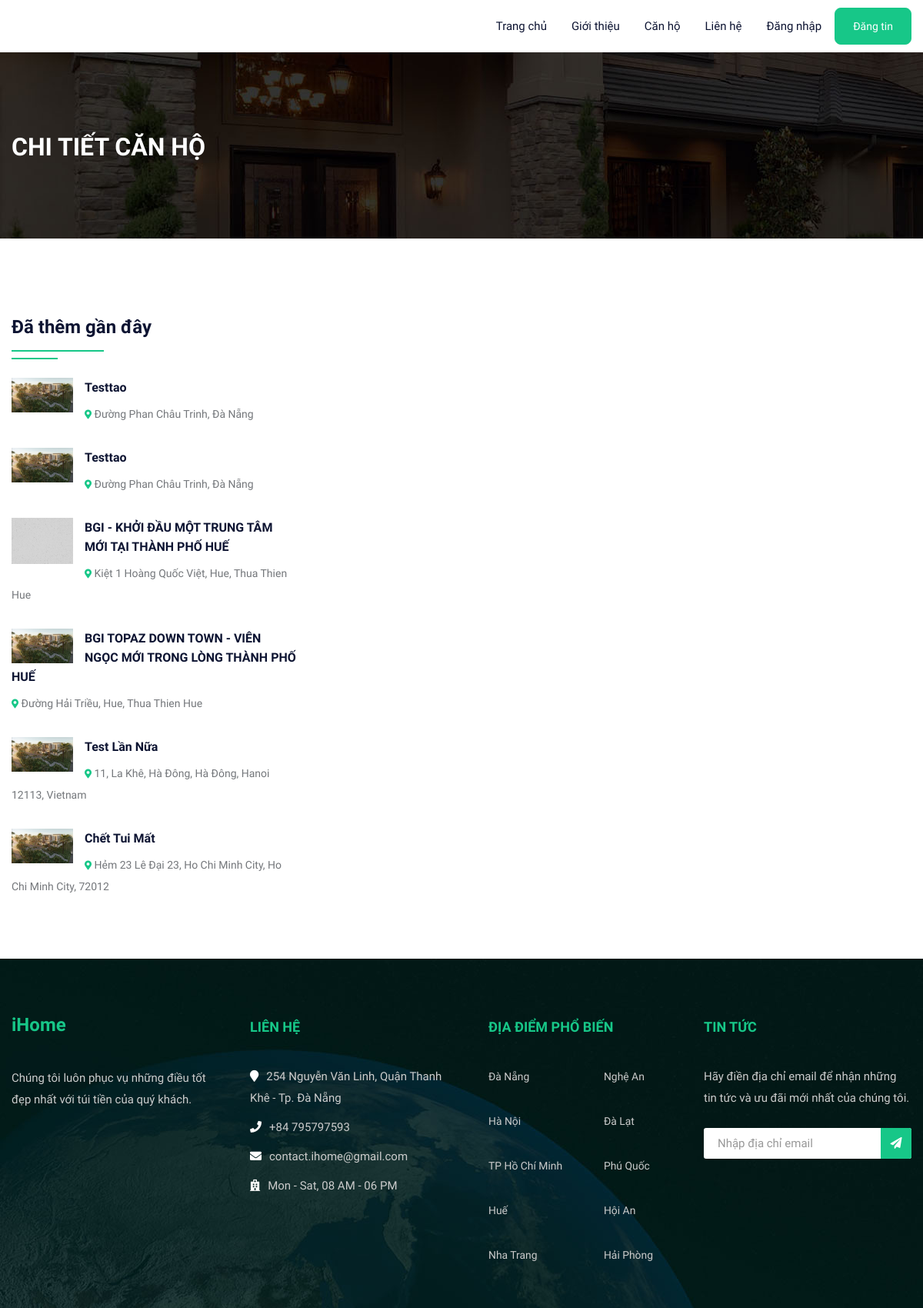
The page /propertydetail.php on the database as committed earlier.
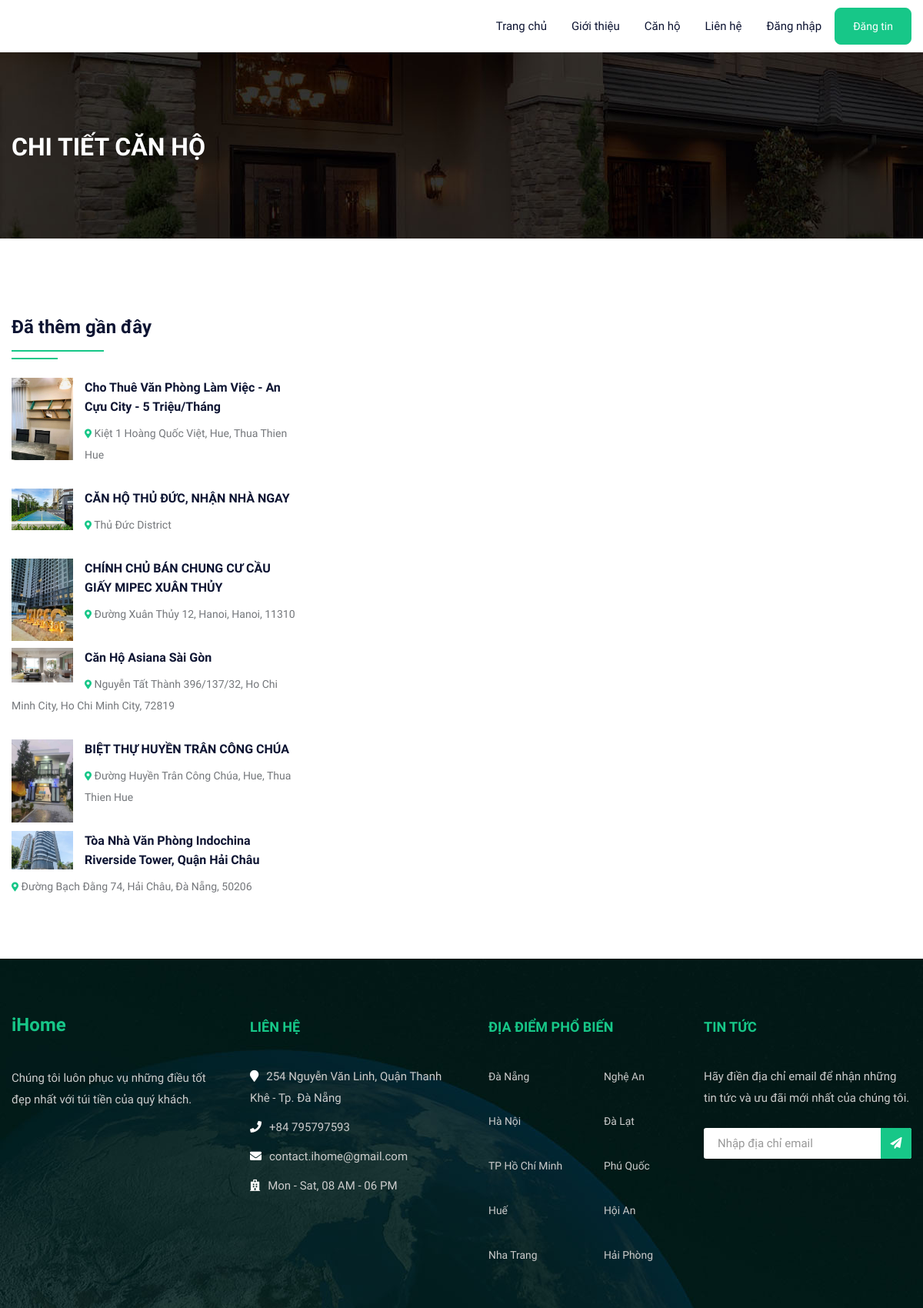
The same page on the database as committed later.
### tables this page shows
CREATE TABLE `property` (
  `pid` int(50) NOT NULL,
  `title` varchar(200) NOT NULL,
  `pcontent` longtext NOT NULL,
  `type` varchar(100) NOT NULL,
  `pool` varchar(50) NOT NULL,
  `stype` varchar(100) NOT NULL,
  `bedroom` int(50) NOT NULL,
  `bathroom` int(50) NOT NULL,
  `direction` varchar(50) NOT NULL,
  `kitchen` int(50) NOT NULL,
  `parkinglot` varchar(50) NOT NULL,
  `floor` varchar(50) NOT NULL,
  `size` int(50) NOT NULL,
  `price` int(50) NOT NULL,
  `location` varchar(200) NOT NULL,
  `district` varchar(100) NOT NULL,
  `city` varchar(100) NOT NULL,
  `pimage` varchar(300) DEFAULT NULL,
  `pimage1` varchar(300) DEFAULT NULL,
  `pimage2` varchar(300) DEFAULT NULL,
  `pimage3` varchar(300) DEFAULT NULL,
  `pimage4` varchar(300) DEFAULT NULL,
  `uid` int(50) NOT NULL,
  `status` varchar(50) NOT NULL,
  `mapimage` varchar(300) NOT NULL,
  `security` varchar(50) NOT NULL,
  `date` datetime NOT NULL DEFAULT current_timestamp(),
  `lat` text NOT NULL,
  `long` text NOT NULL
);

### propertydetail.php (the view, shortened to what this page needs)
<!DOCTYPE html>
<html lang="en">
<head>
    <link rel="stylesheet" href="https://unpkg.com/leaflet@1.4.0/dist/leaflet.css" />
    <link rel="stylesheet" type="text/css" href="css/bootstrap.min.css">
    <link rel="stylesheet" type="text/css" href="css/bootstrap-slider.css">
    <link rel="stylesheet" type="text/css" href="css/jquery-ui.css">
    <link rel="stylesheet" type="text/css" href="css/layerslider.css">
    <link rel="stylesheet" type="text/css" href="css/color.css" id="color-change">
    <link rel="stylesheet" type="text/css" href="css/owl.carousel.min.css">
    <link rel="stylesheet" type="text/css" href="css/font-awesome.min.css">
    <link rel="stylesheet" type="text/css" href="fonts/flaticon/flaticon.css">
    <link rel="stylesheet" type="text/css" href="css/style.css">
</head>
<body>
    <div id="page-wrapper">
        <div class="row">
            <?php include("include/header.php"); ?>
            <div class="banner-full-row page-banner" style="background-image:url('images/breadcromb.jpg');">
                <div class="container">
                    <div class="row">
                        <div class="col-md-6">
                            <h2 class="page-name float-left text-white text-uppercase mt-1 mb-0"><b>Chi tiết căn hộ</b></h2>
                        </div>
                    </div>
                </div>
            </div>
            <div class="full-row">
                <div class="container">
                    <div class="row">
                        <div class="col-lg-4">
                            <div class="sidebar-widget mt-5">
                                <h4 class="double-down-line-left text-secondary position-relative pb-4 mb-4">Đã thêm gần đây</h4>
                                <ul class="property_list_widget">
                                    <?php
                                    $query = mysqli_query($con, "SELECT * FROM `property` ORDER BY date DESC LIMIT 6");
                                    while ($row = mysqli_fetch_array($query)) {
                                    ?>
                                        <li> <img src="admin/property/<?php echo $row['17']; ?>" alt="pimage">
                                            <h6 class="text-secondary hover-text-primary text-capitalize"><a href="propertydetail.php?pid=<?php echo $row['0']; ?>"><?php echo $row['1']; ?></a></h6>
                                            <span class="font-14"><i class="fas fa-map-marker-alt icon-primary icon-small"></i> <?php echo $row['14']; ?></span>
                                        </li>
                                    <?php } ?>
                                </ul>
                            </div>
                        </div>
                    </div>
                </div>
            </div>
            <?php include("include/footer.php"); ?>
        </div>
    </div>
</body>
</html>

Rows that differ between the two databases and show on the page:
removed property: pimage (picture), title "Testtao", location "Đường Phan Châu Trinh, Đà Nẵng"
removed property: pimage (picture), title "Testtao", location "Đường Phan Châu Trinh, Đà Nẵng"
removed property: pimage (picture), title "BGI - KHỞI ĐẦU MỘT TRUNG TÂM MỚI TẠI THÀNH PHỐ HUẾ", location "Kiệt 1 Hoàng Quốc Việt, Hue, Thua Thien Hue"
removed property: pimage (picture), title "BGI TOPAZ DOWN TOWN - VIÊN NGỌC MỚI TRONG LÒNG THÀNH PHỐ HUẾ", location "Đường Hải Triều, Hue, Thua Thien Hue"
removed property: pimage (picture), title "Test Lần Nữa", location "11, La Khê, Hà Đông, Hà Đông, Hanoi 12113, Vietnam"
removed property: pimage (picture), title "Chết Tui Mất", location "Hẻm 23 Lê Đại 23, Ho Chi Minh City, Ho Chi Minh City, 72012"
added property: pimage (picture), title "Cho Thuê Văn Phòng Làm Việc - An Cựu City - 5 Triệu/Tháng", location "Kiệt 1 Hoàng Quốc Việt, Hue, Thua Thien Hue"
added property: pimage (picture), title "CĂN HỘ THỦ ĐỨC, NHẬN NHÀ NGAY", location "Thủ Đức District"
added property: pimage (picture), title "CHÍNH CHỦ BÁN CHUNG CƯ CẦU GIẤY MIPEC XUÂN THỦY", location "Đường Xuân Thủy 12, Hanoi, Hanoi, 11310"
added property: pimage (picture), title "Căn Hộ Asiana Sài Gòn", location "Nguyễn Tất Thành 396/137/32, Ho Chi Minh City, Ho Chi Minh City, 72819"
added property: pimage (picture), title "BIỆT THỰ HUYỀN TRÂN CÔNG CHÚA", location "Đường Huyền Trân Công Chúa, Hue, Thua Thien Hue"
added property: pimage (picture), title "Tòa Nhà Văn Phòng Indochina Riverside Tower, Quận Hải Châu", location "Đường Bạch Đằng 74, Hải Châu, Đà Nẵng, 50206"
